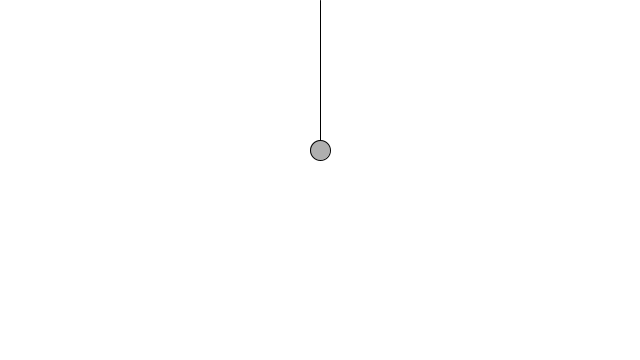
Frame 1 (no input)
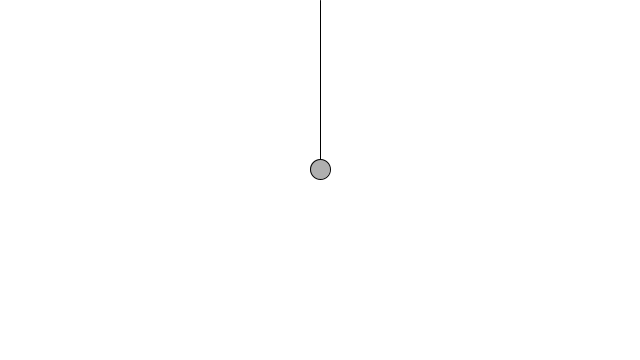
Frame 60 (the mouse pressed at the canvas centre just before this capture)
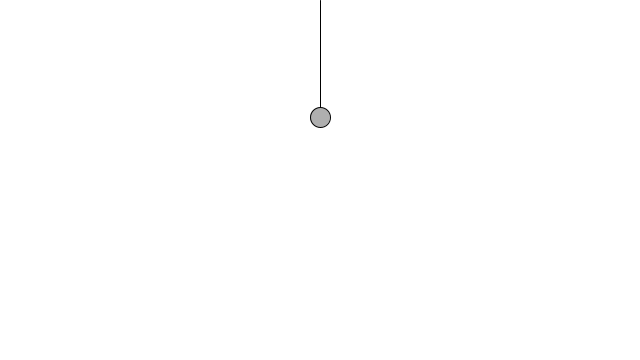
Frame 120 (the mouse held since frame 60 and released just before this capture)

The Processing sketch that drew these frames (run headless with seeded random() and noise(); from frame 60 on, the mouse is pressed at the canvas centre):

// Processing sketch: _03spring_exercise_sine
// ── _03spring_exercise_sine.pde
float angle = 0;
float aVelocity = 0.05;

void setup() {
  size(640,360);
  smooth();
}

void draw() {
  background(255);
  
  float x = width/2;
  float y = map(sin(angle),-1,1,50,250);
  angle += aVelocity;
  
  ellipseMode(CENTER);
  stroke(0);
  fill(175);
  line(x,0,x,y);
  ellipse(x,y,20,20);
}
